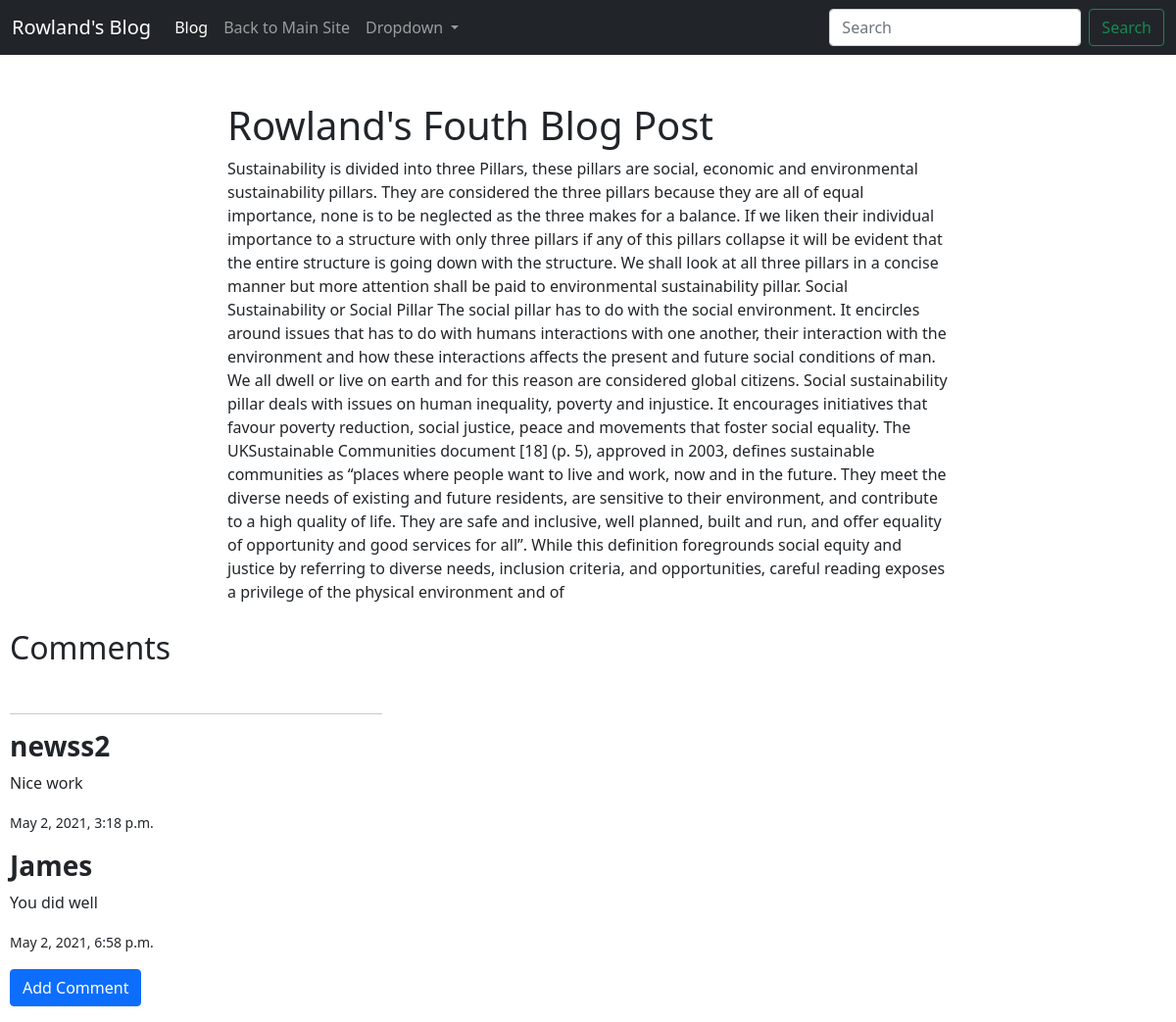
Screenshot of /blogapp/Fouth-Post/ (signed in) with the database file from the repository.
### blogapp/models.py (models this page shows, shortened)
class Post(models.Model):
    class NewManger(models.Manager):
        def get_queryset(self):
            return super().get_queryset().filter(status='published')
    post_status = (
        ('draft', 'Draft'),
        ('published', 'Published')
    )
    title = models.CharField(max_length=200)
    excerpt = models.TextField(null = True)
    slug = models.SlugField(max_length=200, unique_for_date='publish')
    publish = models.DateTimeField(default=timezone.now())
    status = models.CharField(max_length=10, choices=post_status, default= 'draft')
    author = models.ForeignKey(User, on_delete=models.CASCADE, related_name='blog_posts')
    body = models.TextField()
    objects = models.Manager() # default manager
    newmanager = NewManger() # custom manager
    class Meta:
        ordering = ('-publish',)

class Comment(models.Model):
    post = models.ForeignKey(Post, related_name='comments', on_delete=models.CASCADE)
    authors_name = models.ForeignKey(User, on_delete=models.CASCADE)
    comment_body = models.TextField()
    date_added = models.DateTimeField(auto_now_add=True)

### blogapp/views.py (the view)
# urls.py: path('<slug:post>/', views.post_single, name='post_single'),
@login_required(login_url='login')
def post_single(request, post):
    post = get_object_or_404(Post, slug=post, status='published')
    return render(request, 'single.html', {'post': post})

### blogapp/templates/single.html
{% extends 'base.html' %}
{% block content %}
<div class = 'container'>
  <div class = 'row justify-content-md-center pt-5'>
    <div class ='col-md-8'>
      <div class = 'col-12'><h1>{{post.title}}</h1></div>
      <div class = 'col-12'><p>{{post.body|safe}}</p></div>
    </div>
  </div>
</div>
<div class="col-md-4">
  <div style="margin: 10px">
    <h2>Comments</h2>
    <br>
    <hr>
    {% if not post.comments.all %}
      <p>No comments added yet...</p>
    {% else %}
      {% for comment in post.comments.all %}
        <h3><strong>{{ comment.authors_name }} </strong></h3>
        <p>{{ comment.comment_body }}</p>
        <p><small>{{ comment.date_added }}</small></p>
      {% endfor %}
    {% endif %}
    <p><a class="btn btn-primary" href="">Add Comment</a></p>
  </div>
</div>
{% endblock %}

### rows the page displays
Post: title "Rowland's Fouth Blog Post", body "Sustainability is divided into three Pillars, these pillars are social, economic and environmental sustainability pillars. They are considered the three pillars because they are all of equal importance, none is to be neglected as the three makes for a balance. If we liken their individual importance to a structure with only three pillars if any of this pillars collapse it will be evident that the entire structure is going down with the structure. We shall look at all three pillars in a concise manner but more attention shall be paid to environmental sustainability pillar. Social Sustainability or Social Pillar The social pillar has to do with the social environment. It encircles around…"
Comment: authors_name "newss2", comment_body "Nice work", date_added "May 2, 2021, 3:18 p.m."
Comment: authors_name "James", comment_body "You did well", date_added "May 2, 2021, 6:58 p.m."
